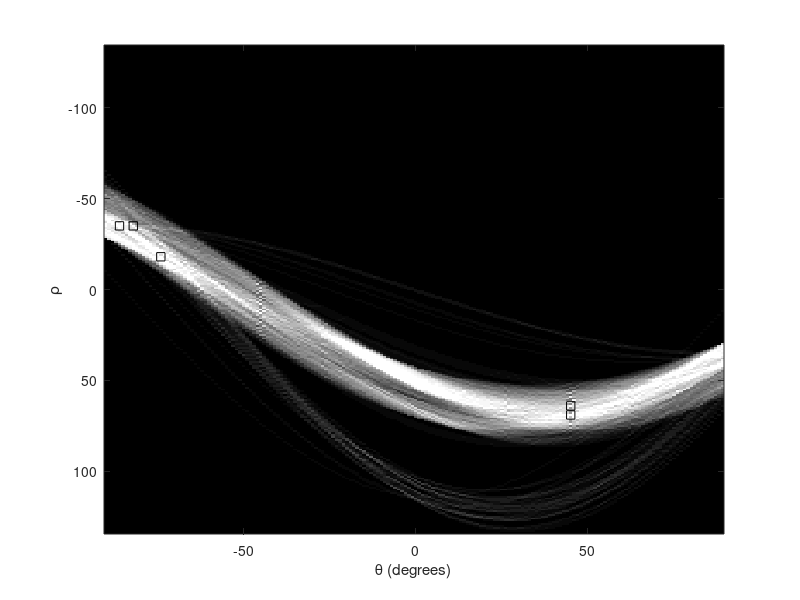
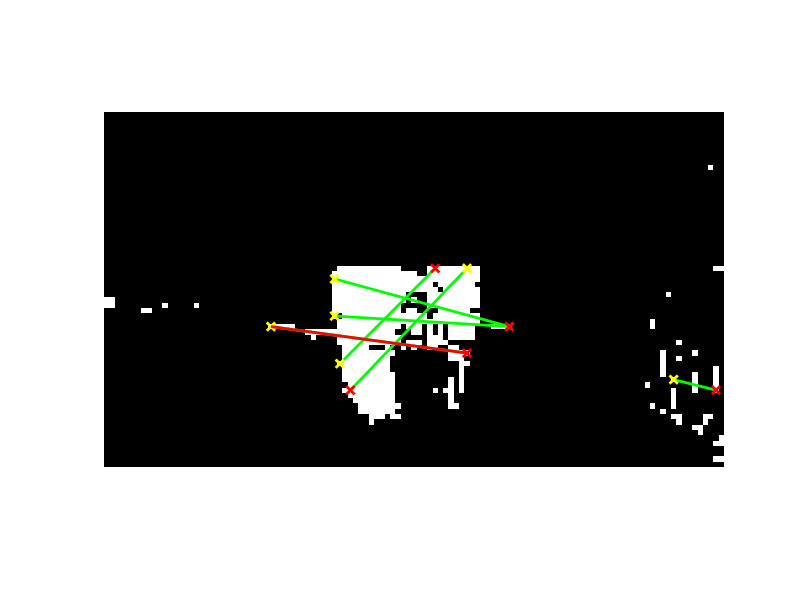

These charts were generated, in order, by the following MATLAB code:
close all
clear all
load('MaskImage.mat');
im = workingImage;
%bring mask back down may take this out later after all testing is done
BW = im/255;

[H,theta,rho] = hough(BW);
figure, imshow(imadjust(mat2gray(H)),[],'XData',theta,'YData',rho,...
        'InitialMagnification','fit');
xlabel('\theta (degrees)'), ylabel('\rho');
axis on, axis normal, hold on;
colormap(hot)
P = houghpeaks(H,5,'threshold',ceil(0.3*max(H(:))));
x = theta(P(:,2));
y = rho(P(:,1));
plot(x,y,'s','color','black');
lines = houghlines(BW,theta,rho,P,'FillGap',5,'MinLength',7);
figure, imshow(im), hold on
max_len = 0;
for k = 1:length(lines)
   xy = [lines(k).point1; lines(k).point2];
   plot(xy(:,1),xy(:,2),'LineWidth',2,'Color','green');

   % Plot beginnings and ends of lines
   plot(xy(1,1),xy(1,2),'x','LineWidth',2,'Color','yellow');
   plot(xy(2,1),xy(2,2),'x','LineWidth',2,'Color','red');

   % Determine the endpoints of the longest line segment
   len = norm(lines(k).point1 - lines(k).point2);
   if ( len > max_len)
      max_len = len;
      xy_long = xy;
   end
end

% highlight the longest line segment
plot(xy_long(:,1),xy_long(:,2),'LineWidth',2,'Color','red');



% [cm,finalmap] = Grouping(im);
% imshow(cm)
% 
% segmentIm = uint8(zeros(size(im,1),size(im,2),3));
% for x = 1:length(finalmap)
%    temp = cm==finalmap(x);
%     r = uint8(temp*rand()*255);
%     g = uint8(temp*rand()*255);
%     b = uint8(temp*rand()*255);
%     tempcolor = cat(3,r,g,b);
%     tempcolor = tempcolor(2:end-1,2:end-1,:);
%     segmentIm = segmentIm+tempcolor; %eliminate the padding
%     
% end
% figure
% imshow(segmentIm)